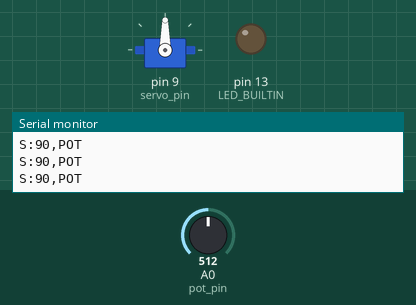
Recording of a sketch running on a simulated Arduino Uno, built with avr-gcc and run on an emulated ATmega328P. Shown: servo, output pins drawn as LEDs (lit = HIGH), the last lines printed to the serial monitor. The test bench sets the inputs (shaded band); at power-on: A0 (pot_pin) = 512.

Above: at 1.2 s.
1.3 s: A0 (pot_pin) set to 306
At 2.7 s:
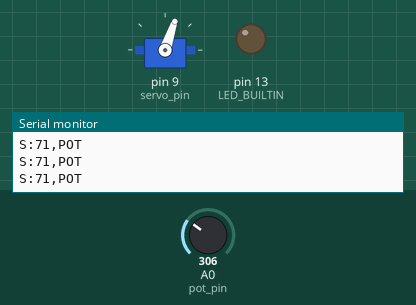
3.0 s: A0 (pot_pin) set to 125
At 3.9 s:
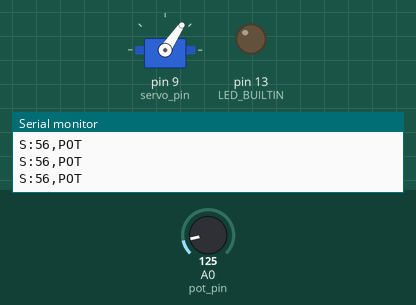
4.6 s: A0 (pot_pin) set to 1023
At 6.3 s:
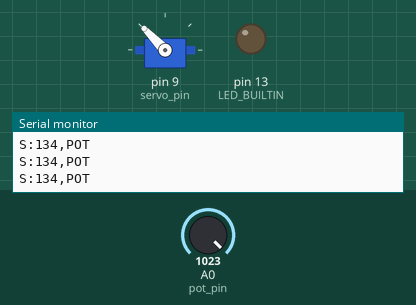
6.7 s: A0 (pot_pin) set to 716
At 7.6 s:
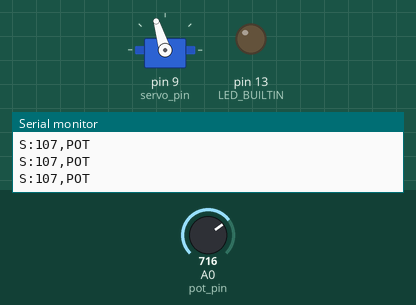
Timing chart, 0 to 9.4 s (numbered marks = the images above; inputs shaded):
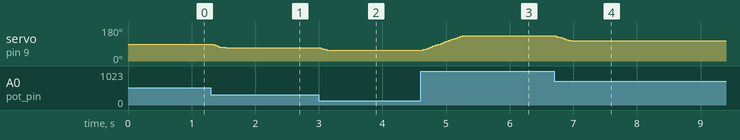

Measured:
- after the input at 1.3 s, servo on pin 9 (servo_pin): 90° → 73° at once, → 71° 0.22 s later
- after the input at 3.0 s, servo on pin 9 (servo_pin): 71° → 56° at once
- after the input at 4.6 s, servo on pin 9 (servo_pin): moves from 56° to 134° over 0.64 s, starting at once
- after the input at 6.7 s, servo on pin 9 (servo_pin): 134° → 107° at once

The sketch:

SteeringFirmware.ino
```cpp
//Digital twin of the RC car steering (situation 3)
//Serial protocol: text, 9600 baud, one message per line ending in '\n'
//  Unity   -> Arduino  A:<angle>          digital command, integer 0 to 180
//  Arduino -> Unity    S:<angle>,<source> state report, source is POT or DIG
//Arbitration: after an A: command the knob is released until it crosses the target

#include <Servo.h>

//Pins
const byte pot_pin = A0;
const byte servo_pin = 9;

//Angle limits
const int protocol_max = 180;
const int angle_min = 45;
const int angle_max = 135;

//Servo speed in degrees per second
const float max_speed = 120.0;

//Potentiometer dead zone in degrees
const int dead_zone = 2;

//Task periods in milliseconds
const unsigned long pot_period = 10;
const unsigned long servo_period = 20;
const unsigned long report_period = 50;

//Servo state
Servo servo;
float current_angle;
int target_angle;

//Potentiometer state
float filtered_pot;
int pot_angle;
bool knob_has_control = true;

//Task timers
unsigned long pot_time, servo_time, report_time;

//Serial input buffer
char buffer[12];
byte length = 0;
bool discarding = false;

void setup() {
  //Serial start
  Serial.begin(9600);
  pinMode(LED_BUILTIN, OUTPUT);

  //Initial potentiometer reading
  filtered_pot = analogRead(pot_pin);
  pot_angle = pot_to_angle(filtered_pot);
  target_angle = pot_angle;
  current_angle = target_angle;

  //Servo start
  servo.attach(servo_pin);
  servo.write(target_angle);

  //Timers start
  pot_time = servo_time = report_time = millis();
}

void loop() {
  unsigned long now = millis();

  //Command reception
  read_serial();

  //Potentiometer task
  if (now - pot_time >= pot_period) {
    pot_time = now;
    read_pot();
  }

  //Servo task
  if (now - servo_time >= servo_period) {
    move_servo(now - servo_time);
    servo_time = now;
  }

  //Report task
  if (now - report_time >= report_period) {
    report_time += report_period;
    send_report();
  }
}

//Potentiometer synchronization
void read_pot() {
  //Low pass filter
  filtered_pot = 0.8 * filtered_pot + 0.2 * analogRead(pot_pin);
  int reading = pot_to_angle(filtered_pot);

  //Dead zone
  if (abs(reading - pot_angle) >= dead_zone) {
    //Knob captures the target when the difference changes sign
    if (!knob_has_control && (pot_angle - target_angle) * (reading - target_angle) <= 0) {
      knob_has_control = true;
    }
    pot_angle = reading;
    if (knob_has_control) target_angle = reading;
  }

  //LED on means knob released
  digitalWrite(LED_BUILTIN, knob_has_control ? LOW : HIGH);
}

//Potentiometer value to servo angle
int pot_to_angle(float value) {
  return map((long)value, 0, 1023, angle_min, angle_max);
}

//Progressive servo movement
void move_servo(unsigned long dt) {
  //Degrees allowed in this interval
  float step = max_speed * dt / 1000.0;
  float diff = target_angle - current_angle;

  if (fabs(diff) <= step) current_angle = target_angle;
  else current_angle += (diff > 0) ? step : -step;

  servo.write((int)round(current_angle));
}

//State report
void send_report() {
  Serial.print("S:");
  Serial.print((int)round(current_angle));
  Serial.print(',');
  Serial.println(knob_has_control ? "POT" : "DIG");
}

//Non blocking serial read
void read_serial() {
  while (Serial.available() > 0) {
    char c = Serial.read();

    if (c == '\n') {
      //End of line
      if (!discarding) {
        buffer[length] = '\0';
        process_command(buffer);
      }
      length = 0;
      discarding = false;
    } else if (c == '\r') {
      //Ignore carriage return
    } else if (length < sizeof(buffer) - 1) {
      buffer[length++] = c;
    } else {
      //Line too long is malformed
      discarding = true;
    }
  }
}

//Command validation
void process_command(const char* text) {
  //Format check
  if (text[0] != 'A' || text[1] != ':' || text[2] == '\0') return;

  //Digits only and range 0 to 180
  long value = 0;
  for (const char* p = text + 2; *p; p++) {
    if (*p < '0' || *p > '9') return;
    value = value * 10 + (*p - '0');
    if (value > protocol_max) return;
  }

  //Limit to the useful steering range
  target_angle = constrain((int)value, angle_min, angle_max);

  //Release the knob until it crosses the target
  knob_has_control = false;
}
```
